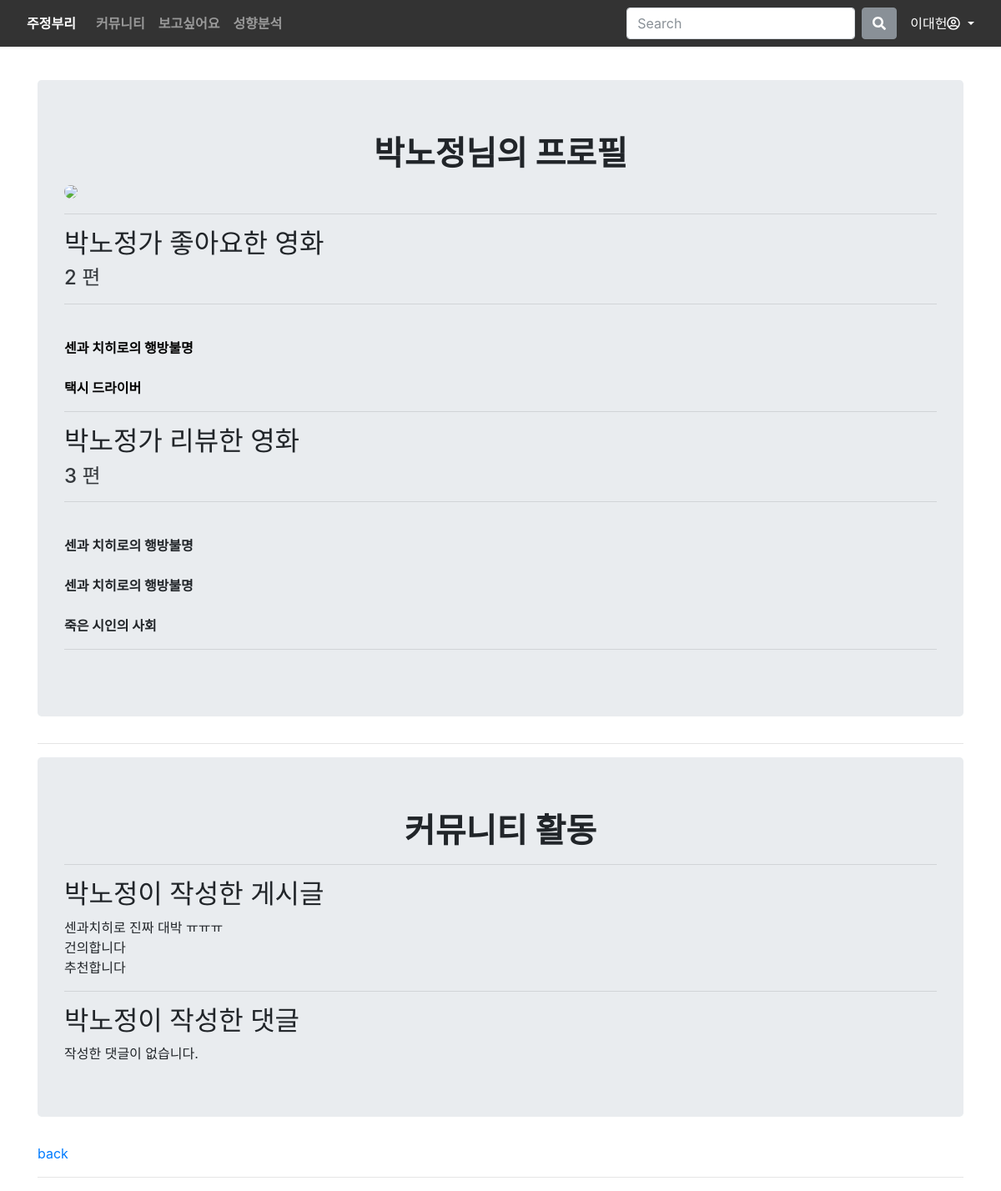
The app's page /accounts/박노정/ (signed in) with its own data.
### accounts/models.py (models this page shows)
class User(AbstractUser):
    pass

### movies/models.py (models this page shows)
class Movie(models.Model):
    adult = models.BooleanField()
    genres = models.CharField(max_length=200)
    popularity = models.IntegerField()
    original_language = models.CharField(max_length=200)
    original_title = models.CharField(max_length=200)
    poster_path = models.TextField()
    title = models.CharField(max_length=200)
    vote_average = models.IntegerField()
    vote_count = models.IntegerField()
    overview = models.TextField()
    release_date = models.DateField()
    video = models.CharField(max_length=500)
    like_users = models.ManyToManyField(settings.AUTH_USER_MODEL, related_name='like_movies', blank=True)

class Review(models.Model):
    star = models.IntegerField()
    content = models.TextField()
    star = models.IntegerField()
    created_at = models.DateTimeField(auto_now_add = True)
    updated_at = models.DateTimeField(auto_now = True)
    movie = models.ForeignKey(Movie, on_delete=models.CASCADE)
    user = models.ForeignKey(settings.AUTH_USER_MODEL, on_delete=models.CASCADE)

### community/models.py (models this page shows)
class Article(models.Model):
    title= models.CharField(max_length=100)
    content = models.TextField()
    created_at = models.DateTimeField(auto_now_add=True)
    updated_at = models.DateTimeField(auto_now=True)
    user = models.ForeignKey(settings.AUTH_USER_MODEL, on_delete=models.CASCADE)
    purpose = models.IntegerField()

### accounts/views.py (the view)
# urls.py: path('<username>/', views.profile, name='profile'),
@login_required
def profile(request, username):
    person = get_object_or_404(get_user_model(), username=username)
    context = {
        'person': person,
    }
    return render(request, 'accounts/profile.html', context)

### accounts/templates/accounts/profile.html (shortened to what this page needs)
{% extends 'base.html' %}
{% block content %}
{% load static %}
<div class="jumbotron">
  <h1 class="text-center"><strong>{{ person.username }}님의 프로필</strong></h1>
  <img class="img " src="{% static '/ssunho.jpg'%}" class="rounded float-left">
  <hr>
  <h2>{{ person.username }}가 좋아요한 영화</h2>
  <h4 style="opacity: 0.9;"> {{ person.like_movies.all|length }} 편 </h4>
  <hr>
  {% for movie in person.like_movies.all %}
    <br>
    <a href="{% url "movies:movie_detail" movie.pk%}" style="color:black"><strong>{{ movie.title }}</strong></a>
    <br>
  {% empty%}
    <div><strong>좋아요한 영화가 없습니다.</strong> </div>
  {% endfor %}
  <hr>
  <h2>{{ person.username }}가 리뷰한 영화</h2>
  <h4 style="opacity: 0.9;">{{ person.review_set.all|length }} 편</h4>
  <hr>
  {% for review in person.review_set.all %}
    <br>
    <div><strong>{{ review.movie.title }}</strong></div>
  {% empty%}
    <div><strong>리뷰한 영화가 없습니다.</strong> </div>
  {% endfor %}
  <hr>
</div>
<hr>
<div class="jumbotron">
  <h1 class="text-center"><strong>커뮤니티 활동</strong></h1>
  <hr>
  <h2>{{ person.username }}이 작성한 게시글</h2>
  {% for article in person.article_set.all %}
    <div>{{ article.title }}</div>
  {% empty %}
    <div> 작성한 글이 없습니다. </div>
  {% endfor %}
  <hr>
  <h2>{{ person.username }}이 작성한 댓글</h2>
  {% for comment in person.comment_set.all %}
    <div>{{  comment.content }}</div>
    {% empty %}
    <div> 작성한 댓글이 없습니다. </div>
  {% endfor %}
</div>
<a href="{% url 'community:index' %}">back</a>
<hr>
{% endblock  %}

### final_pjt/templates/base.html (shortened to what this page needs)
<!DOCTYPE html>
<html lang="en">
<head>
  {% load static %}
  <link rel="stylesheet" href="https://cdn.jsdelivr.net/npm/bootstrap@4.5.3/dist/css/bootstrap.min.css">
</head>
<body>
<nav class="fixed-top navbar navbar-expand-lg navbar-dark" style='background-color: black'>
  <a class="nav-link active text-white" href="{% url 'movies:first' %}"><strong>주정부리</strong></a>
  <div class="collapse navbar-collapse" id="navbarSupportedContent">
    <ul class="navbar-nav mr-auto">
      {% if request.user.is_superuser %}
      <li class="nav-item">
        <a class="nav-link" href="http://127.0.0.1:8000/admin/">관리자</a>
      </li>
      <li class="nav-item">
        <a class="nav-link" href="{% url 'community:index' %}">커뮤니티</a>
      </li>
      <li class="nav-item">
        <a class="nav-link" href="{% url 'movies:movie_list' %}">보고싶어요</a>
      </li>
      <li class="nav-item">
        <a class="nav-link" href="{% url 'movies:movie_mbti' %}">성향분석</a>
      </li>
      {% elif request.user.is_authenticated %}
      <li class="nav-item">
        <a class="nav-link" href="{% url 'community:index' %}"><strong>
        커뮤니티</strong></a>
      </li>
      <li class="nav-item">
        <a class="nav-link" href="{% url 'movies:movie_list' %}">
        <strong>보고싶어요</strong></a>
      </li>
            <li class="nav-item">
        <a class="nav-link" href="{% url 'movies:movie_mbti' %}"><strong>성향분석</strong></a>
      </li>
      {% endif %}
    </ul>
    <form action="{% url 'movies:movie_search' %}" class="form-inline my-2 my-lg-0" method='GET'>
      <input class='form-control mr-sm-2' type="search" placeholder='Search' aria-label='Search' name='q'>
      <button class='btn btn-secondary my-2 my-sm-0' type='submit'><i class='fas fa-search'></i></button>
    </form>
    {% if request.user.is_authenticated %}
    <form class="form-inline">
      <div class="nav-item dropdown">
        <a class="nav-link dropdown-toggle text-white" href="#" id="navbarDropdown" role="button" data-toggle="dropdown" aria-haspopup="true" aria-expanded="false">
          {{request.user.username}}<i class="far fa-user-circle"></i>
        </a>
      </div>
  </form>
  {% endif %}
  </div>
</nav>
<div class='container mt-5 pt-5 '>
    {% block content  %}
    {% endblock  %}
 </div>
</body>
</html>

### final_pjt/templates/base.html (style rules this page uses)
body { background-color: white; opacity: 1; }
nav { opacity: 0.8; }

### accounts/templates/accounts/profile.html (style rules this page uses)
.img { border-radius: 50%; width: 150px; }

### records on screen
User: user.username "이대헌"
User: username "박노정", like_movies.all|length "2", review_set.all|length "3"
Movie: title "센과 치히로의 행방불명"
Movie: title "택시 드라이버"
Review: movie "센과 치히로의 행방불명"
Review: movie "센과 치히로의 행방불명"
Review: movie "죽은 시인의 사회"
Article: title "센과치히로 진짜 대박 ㅠㅠㅠ"
Article: title "건의합니다"
Article: title "추천합니다"
